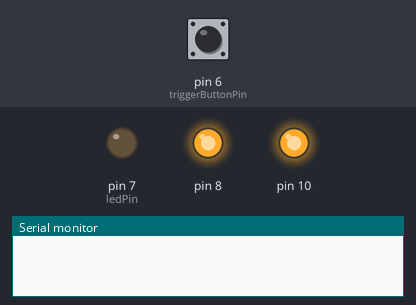
A sketch run on a simulated Arduino Uno, built with avr-gcc and run on an emulated ATmega328P. Parts: output pins drawn as LEDs (lit = HIGH), the last lines printed to the serial monitor. Inputs (shaded band) come from the test bench; at power-on: pin 6 (triggerButtonPin) LOW.

Above: at 1.6 s.
1.7 s: pin 6 (triggerButtonPin) pulled HIGH for 0.15 s
At 1.77 s:
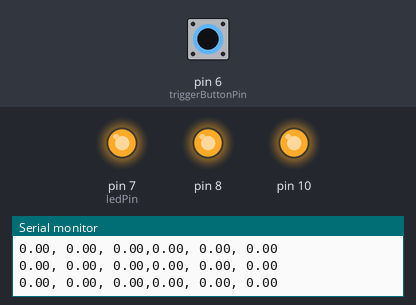
3.3 s: pin 6 (triggerButtonPin) pulled HIGH for 1 s
At 5.1 s:
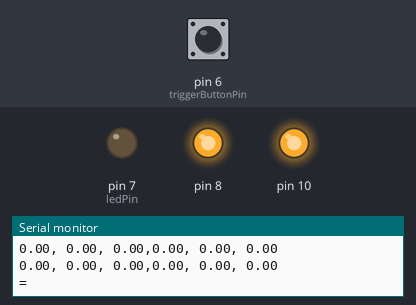
5.8 s: pin 6 (triggerButtonPin) pulled HIGH for 3.2 s
At 6.2 s:
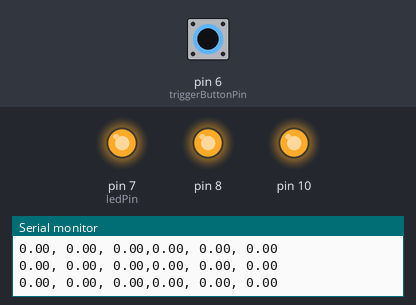
Timing chart, 0 to 10.5 s (numbered marks = the images above; inputs shaded):
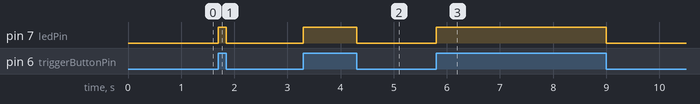

The sketch:

Dual_ADXL345_Read_Program.ino
```cpp
//Add the SPI library so we can communicate with the ADXL345 sensor
#include <SPI.h>

//Assign the Chip Select signal to pin 10.
int CS=10;
int CS2=8;

unsigned long time;

//This is a list of some of the registers available on the ADXL345.
//To learn more about these and the rest of the registers on the ADXL345, read the datasheet!
char POWER_CTL = 0x2D;	//Power Control Register
char DATA_FORMAT = 0x31;
char BW_RATE = 0x2C; //Data Rate Register
char DATAX0 = 0x32;	//X-Axis Data 0
char DATAX1 = 0x33;	//X-Axis Data 1
char DATAY0 = 0x34;	//Y-Axis Data 0
char DATAY1 = 0x35;	//Y-Axis Data 1
char DATAZ0 = 0x36;	//Z-Axis Data 0
char DATAZ1 = 0x37;	//Z-Axis Data 1

//This buffer will hold values read from the ADXL345 registers.
unsigned char values[10];
unsigned char values2[10];
//These variables will be used to hold the x,y and z axis accelerometer values.
int x,y,z;
double xg,yg,zg;

// Configuration for the trigger button and the LED indicator
const int triggerButtonPin = 6; // Pin for the trigger button
const int ledPin = 7; // Pin for the LED
int buttonState = 0; // Current state of the button
int previousButtonState = 0; // Previous state of the button
int samplecount = 1;

void setup(){
  //Initiate an SPI communication instance.
  SPI.begin();
  //Configure the SPI connection for the ADXL345.
  SPI.setDataMode(SPI_MODE3);

  //Create a serial connection to display the data on the terminal.
  Serial.begin(115200);

  pinMode(triggerButtonPin, INPUT); // Set the trigger button pin as input
  pinMode(ledPin, OUTPUT); // Set the LED pin as output


  initializeADXL345(CS);  // Initialize first ADXL345
  initializeADXL345(CS2); // Initialize second ADXL345
}

void loop(){
  buttonState = digitalRead(triggerButtonPin);
  // Check if the button is pressed
  if (buttonState == HIGH){
    if(previousButtonState == LOW) {
      Serial.print("Samples");
      Serial.print(", ");
      Serial.print("ADXL-X1,ADXL-Y1,ADXL-Z1");
      Serial.print(", ");
      Serial.print("ADXL-X2,ADXL-Y2,ADXL-Z2");
      Serial.println();
    }
    previousButtonState = 1;
    // Button has just been pressed, turn on the LED
    digitalWrite(ledPin, HIGH);
    // First sensor
    readAndPrintSensorData(values, CS);

    // Second sensor
    readAndPrintSensorData(values2, CS2);
  }
  else if (buttonState == LOW && previousButtonState == HIGH) {
    previousButtonState = 0;
    // Button has just been released, turn off the LED
    digitalWrite(ledPin, LOW);
    Serial.println("=");
    samplecount = 1;
  }
}

void initializeADXL345(int csPinVal) {
  //Set up the Chip Select pin to be an output from the Arduino.
  pinMode(csPinVal, OUTPUT);
  //Before communication starts, the Chip Select pin needs to be set high.
  digitalWrite(csPinVal,HIGH);
  //Put the first ADXL345 into Measurement Mode by writing 0x08 to the POWER_CTL register.
  writeRegister(POWER_CTL, 0x08, csPinVal);//Measurement mode
  delay(100);
  //Put the first ADXL345 into +/- 16G range by writing the value 0x01 to the DATA_FORMAT register.
  writeRegister(DATA_FORMAT, 0x01, csPinVal);
  delay(100);
}

// Function to read and convert sensor data
void readAndPrintSensorData(unsigned char* values, int csPinVal) {
  int x, y, z;
  float xg, yg, zg;

  readRegister(DATAX0, 6, values, csPinVal);

  x = (int)(((unsigned int)(values[1] & 255)) << 8 | (unsigned int)(values[0]) & 255);
  y = (int)(((unsigned int)(values[3] & 255)) << 8 | (unsigned int)(values[2]) & 255);
  z = (int)(((unsigned int)(values[5] & 255)) << 8 | (unsigned int)(values[4]) & 255);

  xg = x * 0.0078 * 4 * 9.81;
  yg = y * 0.0078 * 4 * 9.81;
  zg = z * 0.0078 * 4 * 9.81;


  Serial.print(xg);Serial.print(", ");
  Serial.print(yg);Serial.print(", ");
  Serial.print(zg);
  if(csPinVal==CS2){
    Serial.println("");
  }else{
    Serial.print(",");
  }
}

//This function will write a value to a register on the ADXL345.
//Parameters:
//  char registerAddress - The register to write a value to
//  char value - The value to be written to the specified register.
void writeRegister(char registerAddress, char value, int csPinVal){
  //Set Chip Select pin low to signal the beginning of an SPI packet.
  digitalWrite(csPinVal, LOW);
  //Transfer the register address over SPI.
  SPI.transfer(registerAddress);
  //Transfer the desired register value over SPI.
  SPI.transfer(value);
  //Set the Chip Select pin high to signal the end of an SPI packet.
  digitalWrite(csPinVal, HIGH);
}

//This function will read a certain number of registers starting from a specified address and store their values in a buffer.
//Parameters:
//  char registerAddress - The register addresse to start the read sequence from.
//  int numBytes - The number of registers that should be read.
//  char * values - A pointer to a buffer where the results of the operation should be stored.
void readRegister(char registerAddress, int numBytes, unsigned char * values, int csPinVal){
  //Since we're performing a read operation, the most significant bit of the register address should be set.
  char address = 0x80 | registerAddress;
  //If we're doing a multi-byte read, bit 6 needs to be set as well.
  if(numBytes > 1)address = address | 0x40;

  //Set the Chip select pin low to start an SPI packet.
  digitalWrite(csPinVal, LOW);
  //Transfer the starting register address that needs to be read.
  SPI.transfer(address);
  //Continue to read registers until we've read the number specified, storing the results to the input buffer.
  for(int i=0; i<numBytes; i++){
    values[i] = SPI.transfer(0x00);
  }
  //Set the Chips Select pin high to end the SPI packet.
  digitalWrite(csPinVal, HIGH);

}
```

Measured:
- after the input at 1.7 s, pin 7 (ledPin): LOW → HIGH at once, → LOW 0.15 s later
- after the input at 3.3 s, pin 7 (ledPin): LOW → HIGH at once, → LOW 1.0 s later
- after the input at 5.8 s, pin 7 (ledPin): LOW → HIGH at once, → LOW 3.2 s later
